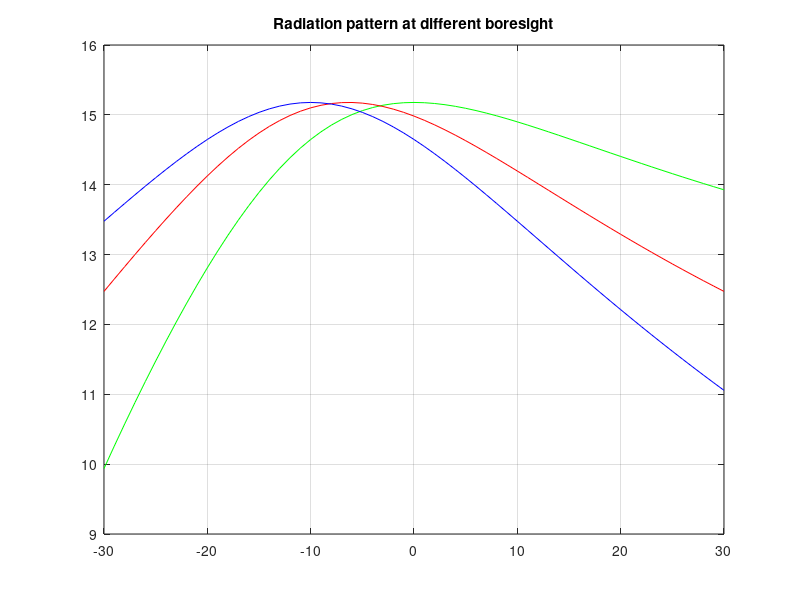

Source code (MATLAB):
clear all;
close all;
clc;

R=30;
H=22;
g=10;
Dia=-30:30;
n_H=1.3;                                            %%Atak vary korae amra amader cell edge ar sathe 3db/10db point k adjust korte parbo
                                                    %%Akhane n=1.7 a -3db adjusted
a_H=1/n_H;
effi=0.8;
theta_3db=2*acosd(0.5^a_H);
D_max=(32*log10(2))/(2*theta_3db^2);
theta_sub = atand((R+g)/H)+atand((R-g)/H);
%% For boresight at the centre

Dia_A=-R+g:R+g;
y=atand(Dia_A/H);
theta_centre=atand(g/H);
deviation1=theta_centre-y;                               % Angles away from the boresight
D_centre=D_max*effi*cosd(deviation1).^n_H;          % Gain at the angles away
D_centre_db=50+10*log10(D_centre);  
figure (1);
plot(Dia,D_centre_db,'g');
hold on;

%% For boresight at the theta_Sub/2

%x= 0:theta_sub/60:theta_sub;
left=atand((R-g)/H);
theta_0= (theta_sub/2)-left;
deviation2=theta_0-y;                           % Angles away from the boresight
D=D_max*effi*cosd(deviation2).^n_H;             % Gain at the angles away
D_db=50+10*log10(D);                               
%figure (2);
plot(Dia,D_db,'r');
hold on;

%% For boresight at the SPP

theta_spp= atand((R-g)/H);
deviation3=y;                               % Angles away from the boresight
D_spp=D_max*effi*cosd(deviation3).^n_H;                 % Gain at the angles away
D_spp_db=50+10*log10(D_spp);                               
% figure (3);
plot(Dia,D_spp_db,'b');
hold on;
title('Radiation pattern at different boresight');
hold on;
grid on;
